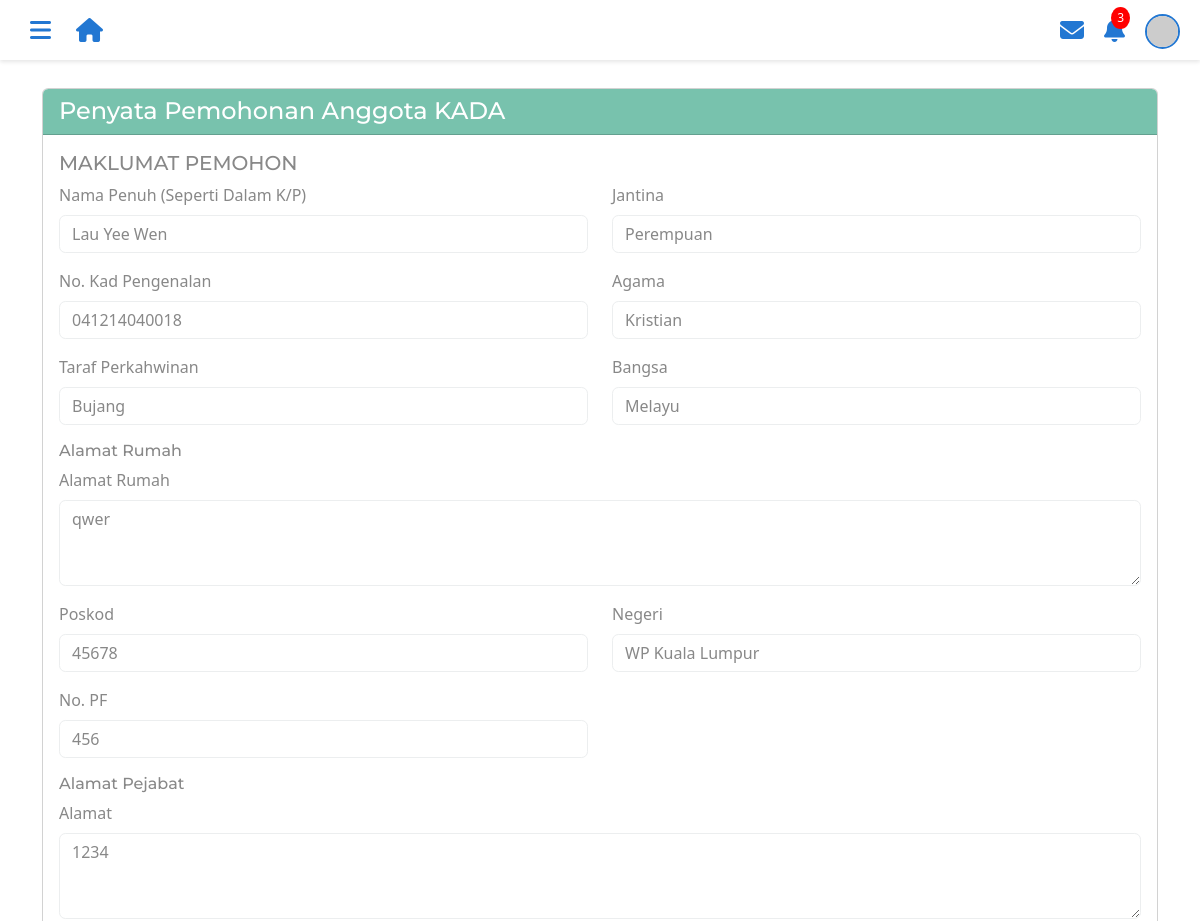
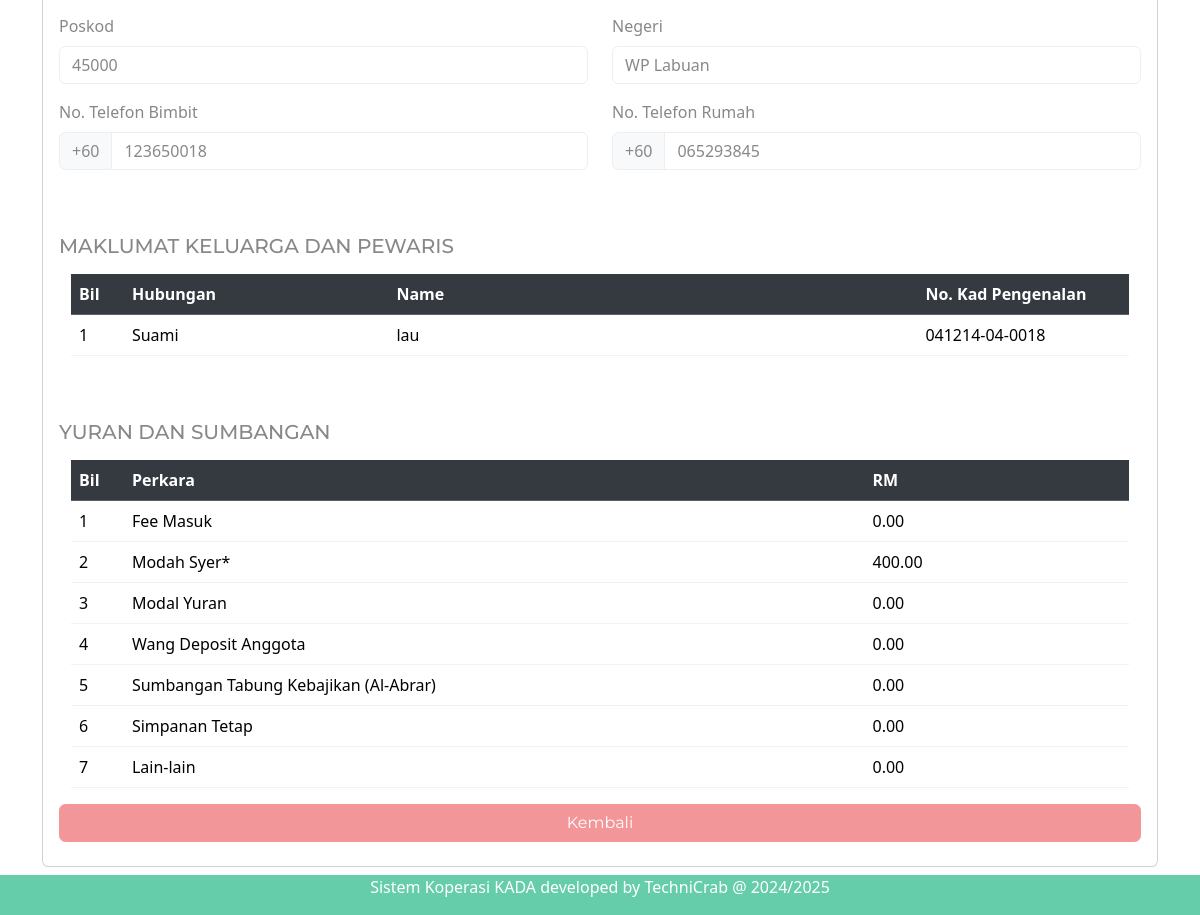
The app's page /penyatapermohonananggota.php?id=1214, older data (2 pictures, top to bottom).
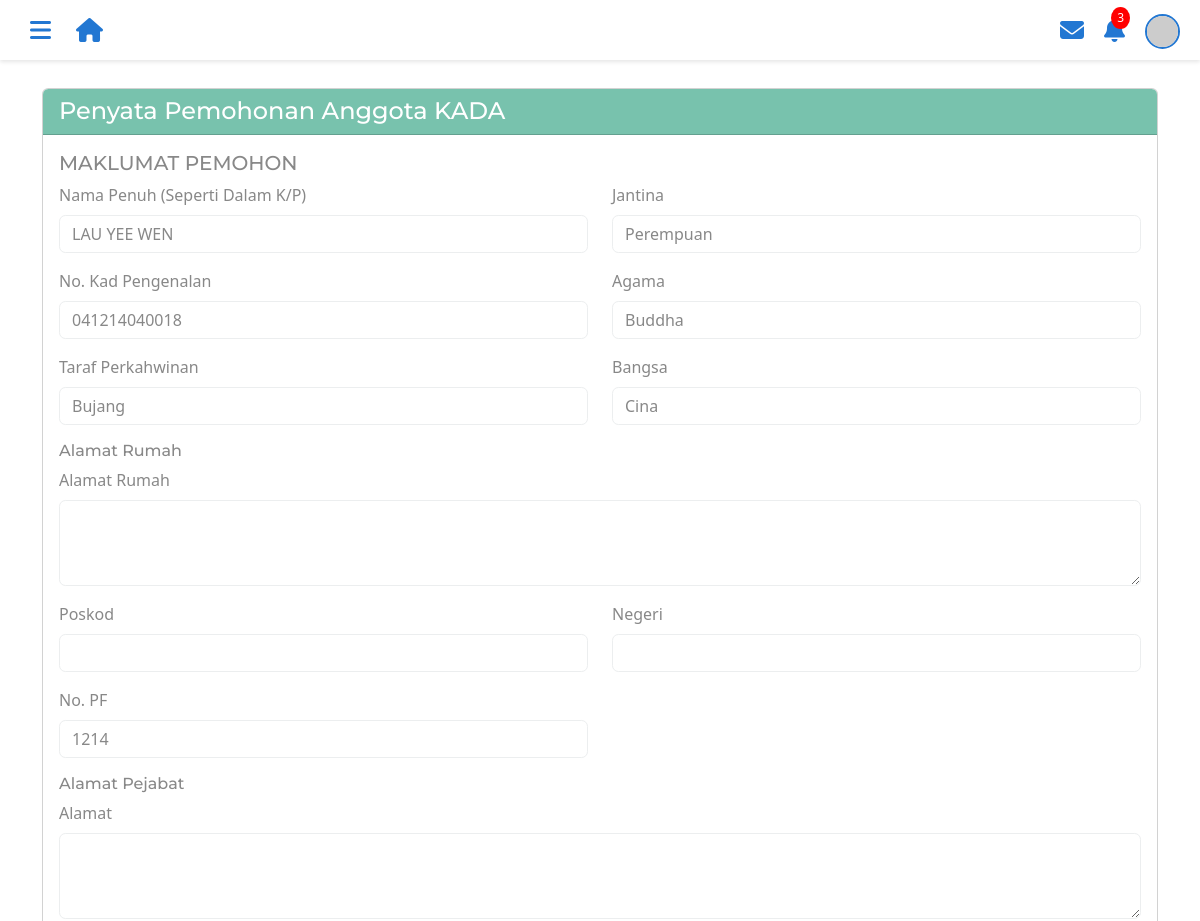
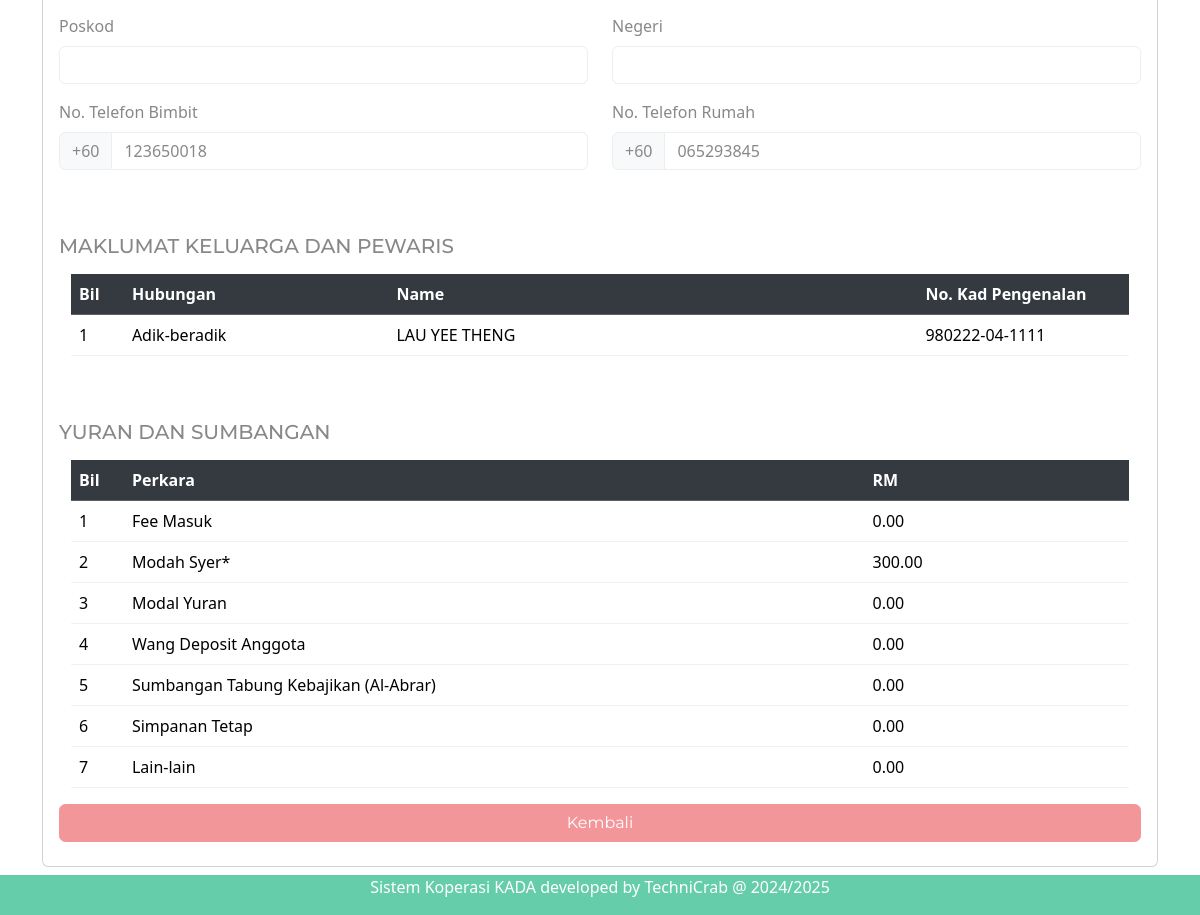
The same page, newer data (2 pictures, top to bottom).
### tables this page shows
CREATE TABLE `tb_member` (
  `employeeID` int(4) NOT NULL,
  `memberName` varchar(255) NOT NULL,
  `email` varchar(255) DEFAULT NULL COMMENT 'Email address',
  `ic` varchar(20) NOT NULL,
  `maritalStatus` varchar(20) NOT NULL,
  `sex` varchar(10) DEFAULT NULL,
  `religion` varchar(50) DEFAULT NULL,
  `nation` varchar(50) DEFAULT NULL,
  `no_pf` varchar(50) DEFAULT NULL,
  `position` varchar(100) DEFAULT NULL COMMENT 'Job position',
  `phoneNumber` varchar(20) DEFAULT NULL COMMENT 'Primary contact number',
  `phoneHome` varchar(20) DEFAULT NULL COMMENT 'Home contact number',
  `monthlySalary` decimal(10,2) DEFAULT NULL COMMENT 'Monthly salary amount',
  `created_at` timestamp NOT NULL DEFAULT current_timestamp(),
  `updated_at` timestamp NOT NULL DEFAULT current_timestamp() ON UPDATE current_timestamp()
);

CREATE TABLE `tb_memberregistration_familymemberinfo` (
  `employeeID` int(4) NOT NULL,
  `relationship` varchar(50) NOT NULL,
  `name` varchar(100) NOT NULL,
  `icFamilyMember` varchar(20) NOT NULL
);

### penyatapermohonananggota.php (the view, shortened to what this page needs)
<?php
include "headeradmin.php";
include "footer.php";
include "dbconnect.php";
$employeeID = null;
if (isset($_GET['id'])) {
    $employeeID = filter_var($_GET['id'], FILTER_VALIDATE_INT);
} elseif (isset($_GET['ID'])) {
    $employeeID = filter_var($_GET['ID'], FILTER_VALIDATE_INT);
}
if ($employeeID) {
    try {
        $query = "SELECT
            m.*,
            COALESCE(mha.homeAddress, '') as homeAddress,
            COALESCE(mha.homePostcode, '') as homePostcode,
            COALESCE(mha.homeState, '') as homeState,
            COALESCE(moa.officeAddress, '') as officeAddress,
            COALESCE(moa.officePostcode, '') as officePostcode,
            COALESCE(moa.officeState, '') as officeState,
            COALESCE(mfc.entryFee, 0) as entryFee,
            COALESCE(mfc.modalShare, 0) as modalShare,
            COALESCE(mfc.feeCapital, 0) as feeCapital,
            COALESCE(mfc.deposit, 0) as deposit,
            COALESCE(mfc.contribution, 0) as contribution,
            COALESCE(mfc.fixedDeposit, 0) as fixedDeposit,
            COALESCE(mfc.others, 0) as others
        FROM tb_member m
        LEFT JOIN tb_member_homeaddress mha ON m.employeeID = mha.employeeID
        LEFT JOIN tb_member_officeaddress moa ON m.employeeID = moa.employeeID
        LEFT JOIN tb_memberregistration_feesandcontribution mfc ON m.employeeID = mfc.employeeID
        WHERE m.employeeID = ?";
        $stmt = $conn->prepare($query);
        $stmt->bind_param("i", $employeeID);
        if (!$stmt->execute()) {
            throw new Exception("Execute failed: " . $stmt->error);
        }
        $result = $stmt->get_result();
        $memberData = $result->fetch_assoc();
        $familyQuery = "SELECT * FROM tb_memberregistration_familymemberinfo
                       WHERE employeeID = ?";
        $stmt = $conn->prepare($familyQuery);
        $stmt->bind_param("i", $employeeID);
        $stmt->execute();
        $familyResult = $stmt->get_result();
        $familyMembers = $familyResult->fetch_all(MYSQLI_ASSOC);
    } catch (Exception $e) {
        echo "<div class='alert alert-danger'>Error: " . htmlspecialchars($e->getMessage()) . "</div>";
        exit;
    }
} else {
    echo "<div class='alert alert-danger'>Invalid employee ID provided</div>";
    exit;
}
?>
<div class="container mt-3">
    <div class="card">
        <div class="card-header bg-primary text-white">
            <h4 class="mb-0">Penyata Pemohonan Anggota KADA</h4>
        </div>
        <div class="card-body">
            <form id="loanForm" action="#" method="POST" enctype="multipart/form-data">
                <h5>MAKLUMAT PEMOHON</h5>
                <div class="row mb-3">
                    <div class="col-md-6">
                        <label for="nama" class="form-label">Nama Penuh (Seperti Dalam K/P)</label>
                        <input type="text" class="form-control" id="nama" name="memberName"
                            value="<?php echo isset($memberData['memberName']) ? htmlspecialchars($memberData['memberName']) : ''; ?>" readonly>
                    </div>
                    <div class="col-md-6">
						<label for="jantina" class="form-label">Jantina</label>
                        <input type="text" class="form-control" id="jantina" name="sex"
                	         value="<?php echo isset($memberData['sex']) ? htmlspecialchars($memberData['sex']) : ''; ?>" readonly>
                    </div>
                   </div>
                <div class="row mb-3">
                    <div class="col-md-6">
						<label for="ic" class="form-label">No. Kad Pengenalan</label>
                	    <input type="text" class="form-control" id="ic" name="ic"
                               value="<?php echo isset($memberData['ic']) ? htmlspecialchars($memberData['ic']) : ''; ?>" readonly>
                    </div>
                    <div class="col-md-6">
                        <label for="agama" class="form-label">Agama</label>
                        <input type="text" class="form-control" id="agama" name="religion"
                              value="<?php echo isset($memberData['religion']) ? htmlspecialchars($memberData['religion']) : ''; ?>" readonly>
                    </div>
                </div>
				<div class="row mb-3">
                    <div class="col-md-6">
						<label for="ic" class="form-label">Taraf Perkahwinan</label>
            	        <input type="text" class="form-control" id="ic" name="ic"
                               value="<?php echo isset($memberData['maritalStatus']) ? htmlspecialchars($memberData['maritalStatus']) : ''; ?>" readonly>
                    </div>
                    <div class="col-md-6">
                        <label for="agama" class="form-label">Bangsa</label>
                        <input type="text" class="form-control" id="agama" name="religion"
                               value="<?php echo isset($memberData['nation']) ? htmlspecialchars($memberData['nation']) : ''; ?>" readonly>
                    </div>
                </div>
                <h6>Alamat Rumah</h6>
                <div class="row mb-3">
                    <div class="col-md-12">
                        <label for="alamat" class="form-label">Alamat Rumah</label>
                        <textarea class="form-control" id="alamat" name="homeAddress" rows="3" readonly><?php echo isset($memberData['homeAddress']) ? htmlspecialchars($memberData['homeAddress']) : ''; ?></textarea>
                    </div>
                </div>
                <div class="row mb-3">
                    <div class="col-md-6">
                        <label for="poskod" class="form-label">Poskod</label>
                        <input type="text" class="form-control" id="poskod" name="homePostcode"
                              value="<?php echo isset($memberData['homePostcode']) ? htmlspecialchars($memberData['homePostcode']) : ''; ?>" readonly>
                    </div>
                    <div class="col-md-6">
                        <label for="negeri" class="form-label">Negeri</label>
                        <input type="text" class="form-control" id="negeri" name="homeState"
                             value="<?php echo isset($memberData['homeState']) ? htmlspecialchars($memberData['homeState']) : ''; ?>" readonly>
                    </div>
                </div>
				<div class="row mb-3">
                    <div class="col-md-6">
						<label for="ic" class="form-label">No. PF</label>
                	    <input type="text" class="form-control" id="ic" name="ic"
                               value="<?php echo isset($memberData['no_pf']) ? htmlspecialchars($memberData['no_pf']) : ''; ?>" readonly>
                    </div>
                </div>
                <h6>Alamat Pejabat</h6>
                <div class="row mb-3">
                    <div class="col-md-12">
                        <label for="officeAddress" class="form-label">Alamat</label>
                        <textarea class="form-control" id="officeAddress" name="officeAddress" rows="3" readonly><?php echo isset($memberData['officeAddress']) ? htmlspecialchars($memberData['officeAddress']) : ''; ?></textarea>
                    </div>
                </div>
                <div class="row mb-3">
                    <div class="col-md-6">
                        <label for="officePostcode" class="form-label">Poskod</label>
                        <input type="text" class="form-control" id="officePostcode" name="officePostcode"
                                value="<?php echo isset($memberData['officePostcode']) ? htmlspecialchars($memberData['officePostcode']) : ''; ?>" readonly>
                    </div>
                    <div class="col-md-6">
                        <label for="officeState" class="form-label">Negeri</label>
                        <input type="text" class="form-control" id="officeState" name="officeState"
                              value="<?php echo isset($memberData['officeState']) ? htmlspecialchars($memberData['officeState']) : ''; ?>" readonly>
                    </div>
                </div>
                <div class="row mb-3">
                    <div class="col-md-6">
                        <label for="officeTel" class="form-label">No. Telefon Bimbit</label>
                            <div class="input-group">
                                <span class="input-group-text">+60</span>
                                <input type="text" class="form-control" id="tel" name="tel"
                                    value="<?php echo isset($memberData['phoneNumber']) ? htmlspecialchars($memberData['phoneNumber']) : ''; ?>" readonly>
                            </div>
                    </div>
					<div class="col-md-6">
                        <label for="officeTel" class="form-label">No. Telefon Rumah</label>
                            <div class="input-group">
                                <span class="input-group-text">+60</span>
                                <input type="text" class="form-control" id="officeTel" name="officeTel"
                                    value="<?php echo isset($memberData['phoneHome']) ? htmlspecialchars($memberData['phoneHome']) : ''; ?>" readonly>
                            </div>
                    </div>
                </div>
				<br><br>
                <h5>MAKLUMAT KELUARGA DAN PEWARIS</h5>
				<div class="container mt-3">
					<table class="table">
						<thead class="table-dark">
							<tr>
							<th style="width: 5%">Bil</th>
							<th style="width: 25%">Hubungan</th>
							<th style="width: 50%">Name</th>
							<th style="width: 20%">No. Kad Pengenalan</th>
							</tr>
						</thead>
						<tbody>
							<?php
							if (isset($familyMembers) && !empty($familyMembers)) {
								$counter = 1;
								foreach ($familyMembers as $family) {
									echo "<tr>";
									echo "<td>" . $counter++ . "</td>";
									echo "<td>" . htmlspecialchars($family['relationship']) . "</td>";
									echo "<td>" . htmlspecialchars($family['name']) . "</td>";
									echo "<td>" . htmlspecialchars($family['icFamilyMember']) . "</td>";
									echo "</tr>";
								}
							} else {
								echo "<tr><td colspan='4' class='text-center'>No family members found</td></tr>";
							}
							?>
						</tbody>
					</table>
				</div>
				<br><br>
                <h5>YURAN DAN SUMBANGAN</h5>
				<div class="container mt-3">
					<table class="table">
						<thead class="table-dark">
							<tr>
							<th style="width: 5%">Bil</th>
							<th style="width: 70%">Perkara</th>
							<th style="width: 25%">RM</th>
							</tr>
						</thead>
						<tbody>
							<tr>
								<td>1</td>
								<td>Fee Masuk</td>
								<td><?php echo isset($memberData['entryFee']) ? number_format($memberData['entryFee'], 2) : '0.00'; ?></td>
							</tr>
							<tr>
								<td>2</td>
								<td>Modah Syer*</td>
								<td><?php echo isset($memberData['modalShare']) ? number_format($memberData['modalShare'], 2) : '0.00'; ?></td>
							</tr>
							<tr>
								<td>3</td>
								<td>Modal Yuran</td>
								<td><?php echo isset($memberData['feeCapital']) ? number_format($memberData['feeCapital'], 2) : '0.00'; ?></td>
							</tr>
							<tr>
								<td>4</td>
								<td>Wang Deposit Anggota</td>
								<td><?php echo isset($memberData['deposit']) ? number_format($memberData['deposit'], 2) : '0.00'; ?></td>
							</tr>
							<tr>
								<td>5</td>
								<td>Sumbangan Tabung Kebajikan (Al-Abrar)</td>
								<td><?php echo isset($memberData['contribution']) ? number_format($memberData['contribution'], 2) : '0.00'; ?></td>
							</tr>
							<tr>
								<td>6</td>
								<td>Simpanan Tetap</td>
								<td><?php echo isset($memberData['fixedDeposit']) ? number_format($memberData['fixedDeposit'], 2) : '0.00'; ?></td>
							</tr>
							<tr>
								<td>7</td>
								<td>Lain-lain</td>
								<td><?php echo isset($memberData['others']) ? number_format($memberData['others'], 2) : '0.00'; ?></td>
							</tr>
						</tbody>
					</table>
				</div>
				<div class="d-grid gap-2">
                    <button type="button" class="btn btn-secondary prev-step mb-2" onclick="window.location.href='senaraiPermohonanAhli.php'">Kembali</button>
                </div>
            </form>
        </div>
    </div>
</div>

### headeradmin.php (shortened to what this page needs)
<!DOCTYPE html>
<html lang="en">
<head>
  <link href="css/bootstrap.min (1).css" rel="stylesheet">
  <link rel="stylesheet" href="https://cdnjs.cloudflare.com/ajax/libs/font-awesome/6.5.1/css/all.min.css">
</head>
<body>
<div class="main-header">
    <div class="header-left">
        <button class="menu-button" id="menuButton">
            <i class="fas fa-bars"></i>
        </button>
        <a href="adminmainpage.php" class="home-button">
            <i class="fas fa-home"></i>
        </a>
    </div>
    <div class="top-right-icons">
        <div class="icon-button">
            <i class="fas fa-envelope"></i>
        </div>
        <div class="icon-button">
            <i class="fas fa-bell"></i>
            <span class="notification-badge">3</span>
        </div>
        <div class="icon-button" style="position: relative;">
            <img src="https://randomuser.me/api/portraits/men/32.jpg" alt="Profile" class="profile-pic" id="profileButton">
        </div>
    </div>
</div>

### footer.php
<div class="footer">
  <p>Sistem Koperasi KADA developed by TechniCrab @ 2024/2025</p>
</div>
</body>
</html>

### headeradmin.php (style rules this page uses)
.footer { position: fixed; left: 0; bottom: 0; width: 100%; background-color: MediumAquamarine; color: white; text-align: center; }
.main-header { position: fixed; top: 0; left: 0; right: 0; height: 60px; background-color: white; box-shadow: 0 2px 4px rgba(0,0,0,0.1); display: flex; align-items: center; justify-content: space-between; padding: 0 20px; z-index: 999; }
.menu-button { background: none; border: none; font-size: 24px; color: rgb(34, 119, 210); cursor: pointer; padding: 10px; transition: transform 0.3s ease; }
.top-right-icons { display: flex; gap: 20px; align-items: center; }
.icon-button { color: rgb(34, 119, 210); font-size: 24px; cursor: pointer; transition: transform 0.3s ease; position: relative; }
.profile-pic { width: 35px; height: 35px; border-radius: 50%; object-fit: cover; border: 2px solid rgb(34, 119, 210); }
.notification-badge { position: absolute; top: -5px; right: -5px; background-color: red; color: white; border-radius: 50%; padding: 2px 6px; font-size: 12px; }
.header-left { display: flex; align-items: center; gap: 15px; }
.home-button { color: rgb(34, 119, 210); font-size: 24px; text-decoration: none; transition: transform 0.3s ease; }
body { transition: all 0.3s ease-in-out; }

Row changes from the older to the newer data that the page shows:
removed tb_memberregistration_familymemberinfo: relationship "Suami", name "lau", icFamilyMember "041214-04-0018"
changed tb_member "Perempuan": memberName "Lau Yee Wen" → "LAU YEE WEN"; religion "Kristian" → "Buddha"; religion "Melayu" → "Cina"; ic "456" → "1214"
added tb_memberregistration_familymemberinfo: relationship "Adik-beradik", name "LAU YEE THENG", icFamilyMember "980222-04-1111"
Text that changed along with them:
form field homeAddress: "qwer" → (not shown)
form field homePostcode: "45678" → (not shown)
form field homeState: "WP Kuala Lumpur" → (not shown)
form field officeAddress: "1234" → (not shown)
form field officePostcode: "45000" → (not shown)
form field officeState: "WP Labuan" → (not shown)
$memberData['modalShare']: "400.00" → "300.00"
